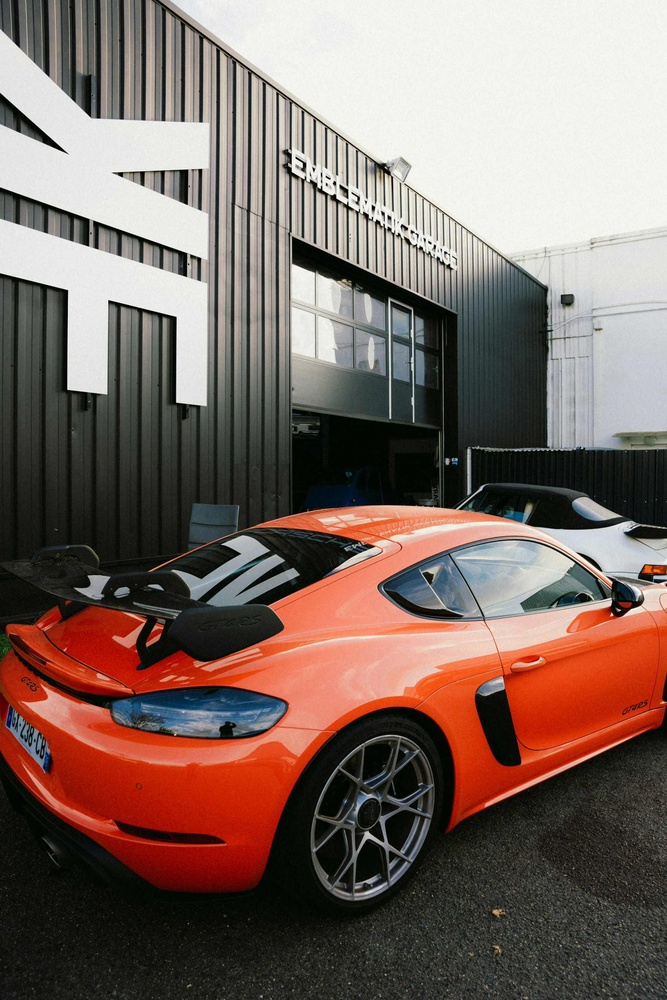
#> input picture output_image.jpg, 667 x 1000 px, shrunk from 1920 x 2880 before the run, given in place of input_image.png, which was not available
$ python main.py
#> lines starting #> are read from the running program, lines starting #| are printed output that depends on the picture; pictures that were not available may be replaced by others from this repository, and a replacement may not be noted
import numpy as np
from PIL import Image
from scipy.fftpack import dct, idct
import pickle

# Step 1: (RGB -> YCbCr)

def rgb_to_ycbcr(img):
    img = img.astype(np.float32)
    Y  =  0.299    * img[:,:,0] + 0.587    * img[:,:,1] + 0.114    * img[:,:,2]
    Cb = -0.168736 * img[:,:,0] - 0.331264 * img[:,:,1] + 0.5      * img[:,:,2] + 128
    Cr =  0.5      * img[:,:,0] - 0.418688 * img[:,:,1] - 0.081312 * img[:,:,2] + 128
    return Y, Cb, Cr

def ycbcr_to_rgb(Y, Cb, Cr):
    R = Y + 1.402   * (Cr - 128)
    G = Y - 0.344136* (Cb - 128) - 0.714136 * (Cr - 128)
    B = Y + 1.772   * (Cb - 128)
    rgb = np.stack((R, G, B), axis=-1)
    rgb = np.clip(rgb, 0, 255)
    return rgb.astype(np.uint8)


# Step 2: Chroma Subsampling (4:2:0)

def subsample(channel):
    """
    For 4:2:0 subsampling: take every 2nd row and every 2nd column.
    """
    return channel[::2, ::2]

def upsample(channel, shape):
    """
    Upsamples a subsampled channel using nearest-neighbor to the target shape.
    """
    upsampled = np.repeat(np.repeat(channel, 2, axis=0), 2, axis=1)
    return upsampled[:shape[0], :shape[1]]


# Step 3: Splitting into blocks

def block_split(channel, block_size=8):
    """
    Splits a 2D channel into non-overlapping block_size x block_size blocks.
    Pads the channel if necessary.
    Returns a list of blocks and the padded shape.
    """
    h, w = channel.shape
    pad_h = (block_size - h % block_size) % block_size
    pad_w = (block_size - w % block_size) % block_size
    padded = np.pad(channel, ((0, pad_h), (0, pad_w)), mode='constant', constant_values=0)
    h_new, w_new = padded.shape
    blocks = []
    for i in range(0, h_new, block_size):
        for j in range(0, w_new, block_size):
            blocks.append(padded[i:i+block_size, j:j+block_size])
    return blocks, padded.shape

def block_merge(blocks, shape, block_size=8):
    """
    Reconstructs a 2D channel from 8x8 blocks.
    """
    h, w = shape
    merged = np.zeros((h, w))
    idx = 0
    for i in range(0, h, block_size):
        for j in range(0, w, block_size):
            merged[i:i+block_size, j:j+block_size] = blocks[idx]
            idx += 1
    return merged[:h, :w]


# Step 4: DCT and Inverse DCT

def dct2(block):
    """
    Applies 2D DCT (type-II) to an 8x8 block.
    """
    return dct(dct(block.T, norm='ortho').T, norm='ortho')

def idct2(block):
    """
    Applies inverse 2D DCT (type-III) to an 8x8 block.
    """
    return idct(idct(block.T, norm='ortho').T, norm='ortho')


# Step 5: Quantization

# Standard JPEG quantization matrices for luminance and chrominance:
QY = np.array([[16,11,10,16,24,40,51,61],
               [12,12,14,19,26,58,60,55],
               [14,13,16,24,40,57,69,56],
               [14,17,22,29,51,87,80,62],
               [18,22,37,56,68,109,103,77],
               [24,35,55,64,81,104,113,92],
               [49,64,78,87,103,121,120,101],
               [72,92,95,98,112,100,103,99]])
QC = np.array([[17,18,24,47,99,99,99,99],
               [18,21,26,66,99,99,99,99],
               [24,26,56,99,99,99,99,99],
               [47,66,99,99,99,99,99,99],
               [99,99,99,99,99,99,99,99],
               [99,99,99,99,99,99,99,99],
               [99,99,99,99,99,99,99,99],
               [99,99,99,99,99,99,99,99]])

def scale_quant_matrix(Q, quality):
    """
    Scales the quantization matrix Q based on the quality factor.
    """
    if quality < 50:
        scale = 5000 / quality
    else:
        scale = 200 - 2 * quality
    Q_scaled = np.floor((Q * scale + 50) / 100)
    Q_scaled[Q_scaled == 0] = 1  # Prevent division by zero.
    return Q_scaled

def quantize(block, Q):
    """
    Quantizes a DCT block by dividing element-wise by Q and rounding.
    """
    return np.round(block / Q).astype(np.int32)

def dequantize(block, Q):
    """
    Dequantizes a block by multiplying element-wise by Q.
    """
    return (block * Q).astype(np.float32)


# Step 6: Zigzag Order and Entropy Encoding

def zigzag_indices(n=8):
    """
    Computes the zigzag scan order indices for an n x n block.
    """
#> called with n = 8
    indices = np.empty((n*n, 2), dtype=int)
    index = -1
    for s in range(0, 2*n - 1):
        if s % 2 == 0:
            x = min(s, n - 1)
            y = s - x
            while x >= 0 and y < n:
                index += 1
                indices[index] = [x, y]
                x -= 1
                y += 1
        else:
            y = min(s, n - 1)
            x = s - y
            while y >= 0 and x < n:
                index += 1
                indices[index] = [x, y]
                x += 1
                y -= 1
    return indices

# Precompute zigzag order indices for an 8x8 block.
zigzag_ind = zigzag_indices(8)

def zigzag_order(block):
    """
    Returns the elements of an 8x8 block in zigzag order.
    """
    return np.array([block[i, j] for i, j in zigzag_ind])

def inverse_zigzag_order(arr):
    """
    Reconstructs an 8x8 block from a 1D array in zigzag order.
    """
    block = np.zeros((8,8))
    for index, (i, j) in enumerate(zigzag_ind):
        block[i, j] = arr[index]
    return block

def run_length_encode(arr):
    encoded = []
    count = 0
    for val in arr:
        if val == 0:
            count += 1
        else:
            encoded.append((count, val))
            count = 0
    encoded.append((0, 0))  # End-of-block marker
    return encoded

def run_length_decode(encoded):
    decoded = []
    for count, val in encoded:
        if (count, val) == (0, 0):  # End-of-block marker
            break
        decoded.extend([0] * count)
        decoded.append(val)
    while len(decoded) < 64:  # Ensure 64 coefficients per block
        decoded.append(0)
    return np.array(decoded)


# Processing Function for Each Channel

def process_channel(blocks, Q):
    processed_blocks = []
    for block in blocks:
        block = block - 128
        dct_block = dct2(block)
        quant_block = quantize(dct_block, Q)
        zz = zigzag_order(quant_block)
        rle = run_length_encode(zz)
        processed_blocks.append(rle)
    return processed_blocks

def inverse_process_channel(processed_blocks, Q, shape):
    blocks = []
    for rle in processed_blocks:
        zz = run_length_decode(rle)
        quant_block = inverse_zigzag_order(zz)
        dequant_block = dequantize(quant_block, Q)
        block = idct2(dequant_block)
        block = block + 128
        block = np.clip(block, 0, 255)
        blocks.append(block)
    channel = block_merge(blocks, shape)
    return channel

def compress_image(image_path, quality=50,
                   output_compressed="compressed.bin",
                   output_jpeg="output_compressed.jpg"):

    # Load the PNG image and convert it to RGB.
    img = Image.open(image_path).convert("RGB")
    img_np = np.array(img)

    # Convert RGB to YCbCr.
    Y, Cb, Cr = rgb_to_ycbcr(img_np)

    # Subsample chrominance channels (4:2:0).
    Cb_sub = subsample(Cb)
    Cr_sub = subsample(Cr)

    # Split each channel into 8x8 blocks.
    Y_blocks, Y_shape = block_split(Y, 8)
    Cb_blocks, Cb_shape = block_split(Cb_sub, 8)
    Cr_blocks, Cr_shape = block_split(Cr_sub, 8)

    # Scale the quantization matrices.
    QY_scaled = scale_quant_matrix(QY, quality)
    QC_scaled = scale_quant_matrix(QC, quality)

    # Process each channel.
    Y_processed  = process_channel(Y_blocks, QY_scaled)
    Cb_processed = process_channel(Cb_blocks, QC_scaled)
    Cr_processed = process_channel(Cr_blocks, QC_scaled)

    # Package the compressed data and header information into a dictionary.
    compressed_data = {
        "Y": Y_processed,
        "Cb": Cb_processed,
        "Cr": Cr_processed,
        "Y_shape": Y_shape,
        "Cb_shape": Cb_shape,
        "Cr_shape": Cr_shape,
        "image_shape": img_np.shape,
        "quality": quality
    }

    # Save the compressed data to a binary file.
    with open(output_compressed, "wb") as f:
        pickle.dump(compressed_data, f)
    print("Compression complete. Compressed data saved to", output_compressed)


    QY_scaled = scale_quant_matrix(QY, quality)
    QC_scaled = scale_quant_matrix(QC, quality)

    # Reconstruct each channel from the compressed data.
    Y_channel  = inverse_process_channel(compressed_data["Y"], QY_scaled, Y_shape)
    Cb_channel = inverse_process_channel(compressed_data["Cb"], QC_scaled, Cb_shape)
    Cr_channel = inverse_process_channel(compressed_data["Cr"], QC_scaled, Cr_shape)

    # Upsample the chrominance channels to the original image dimensions.
    orig_shape = compressed_data["image_shape"]
    Cb_upsampled = upsample(Cb_channel, (orig_shape[0], orig_shape[1]))
    Cr_upsampled = upsample(Cr_channel, (orig_shape[0], orig_shape[1]))

    # Convert YCbCr back to RGB.
    rgb = ycbcr_to_rgb(Y_channel, Cb_upsampled, Cr_upsampled)
    img_out = Image.fromarray(rgb)

    # Save the reconstructed image as a standard JPEG.
    img_out.save(output_jpeg, "JPEG")
    print("Compressed JPEG image saved as", output_jpeg)

def main():
    input_image = "input_image.png"
    quality = 50

    print("Starting compression...")
    compress_image(input_image, quality,
                   output_compressed="compressed.bin",
                   output_jpeg="output_image.jpg")
#> in compress_image, img is the input picture: PIL image 667x1000 RGB; mean R, G, B 125.9, 106.2, 98.5
#> in rgb_to_ycbcr, `Y  =  0.299    * img[:,:,0] + 0.587    * img[:,:,1] + 0.114    * img[:..`:
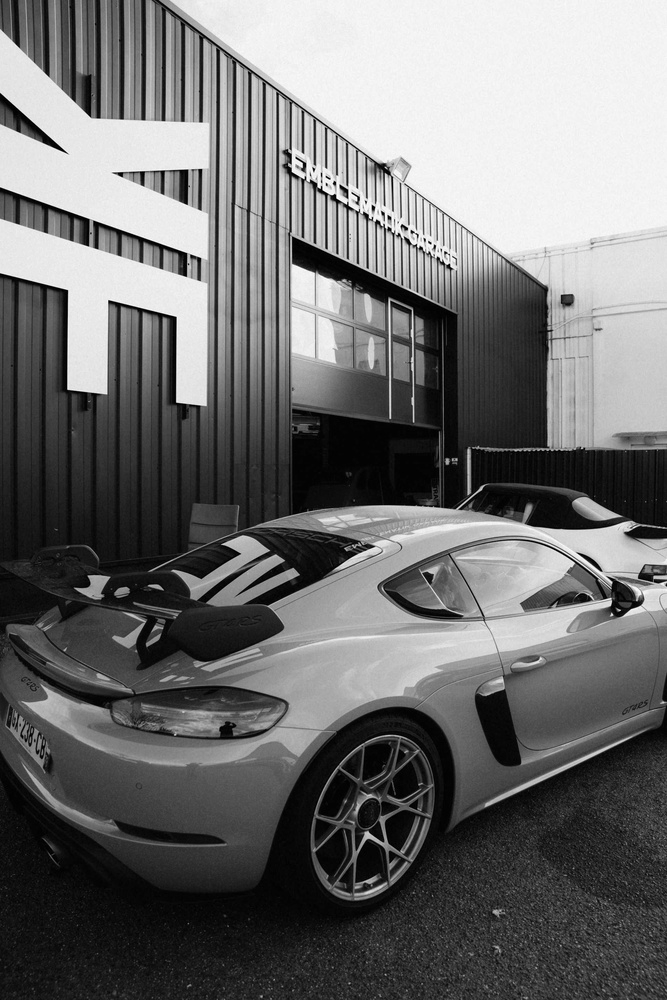
#> Y: shape (1000, 667) float32; min 0, max 254.8, mean 111.2
#> in rgb_to_ycbcr, `Cb = -0.168736 * img[:,:,0] - 0.331264 * img[:,:,1] + 0.5      * img[:..`:
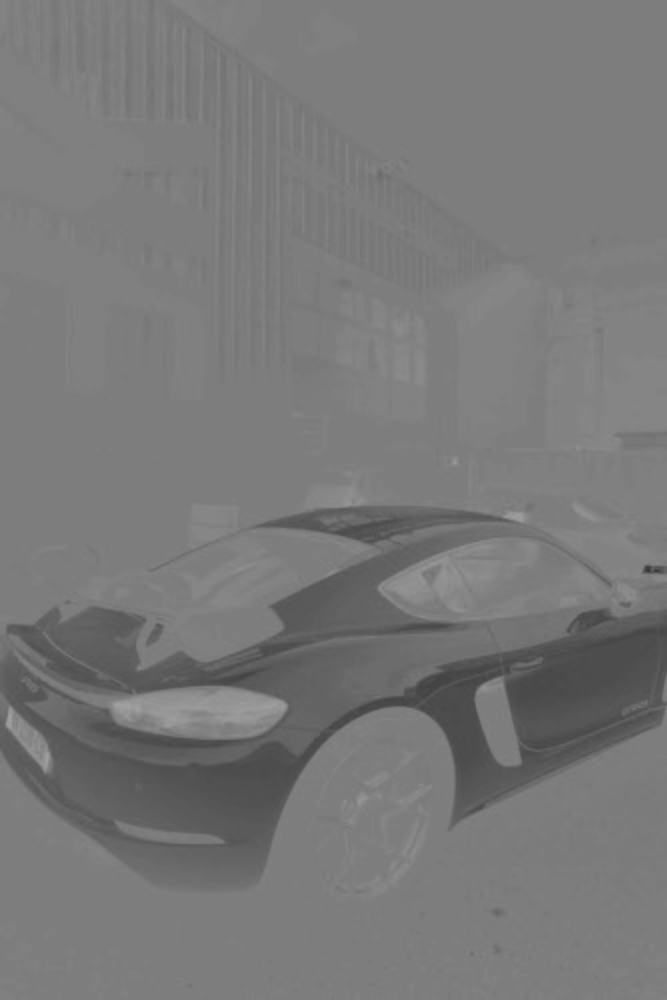
#> Cb: shape (1000, 667) float32; min 55.2, max 162.9, mean 120.9
#> in rgb_to_ycbcr, `Cr =  0.5      * img[:,:,0] - 0.418688 * img[:,:,1] - 0.081312 * img[:..`:
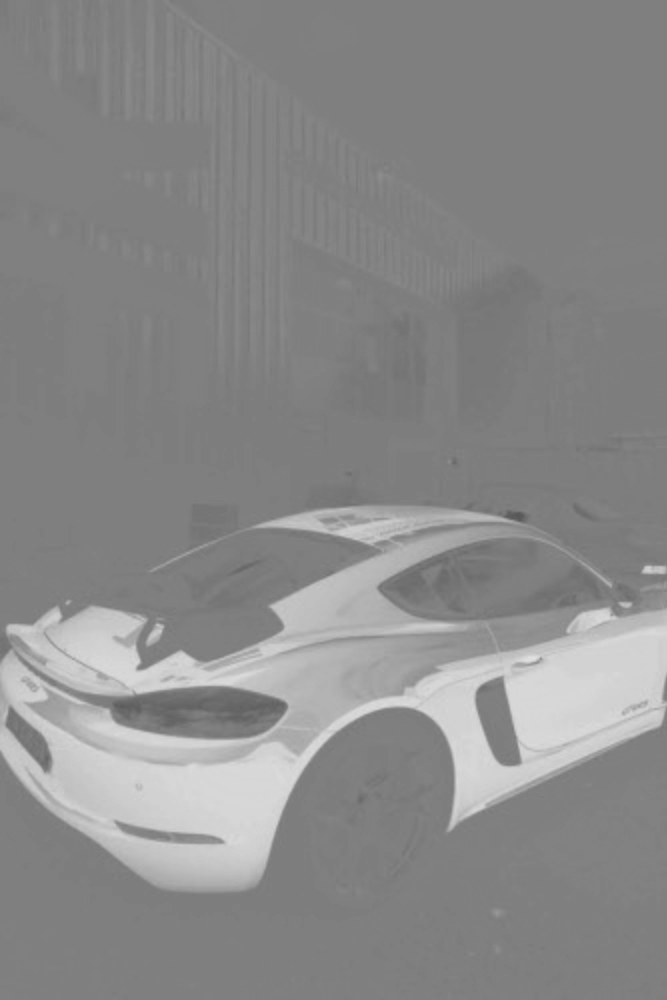
#> Cr: shape (1000, 667) float32; min 85.98, max 225, mean 138.5
#> in block_split, `padded = np.pad(channel, ((0, pad_h), (0, pad_w)), mode='constant', co..`:
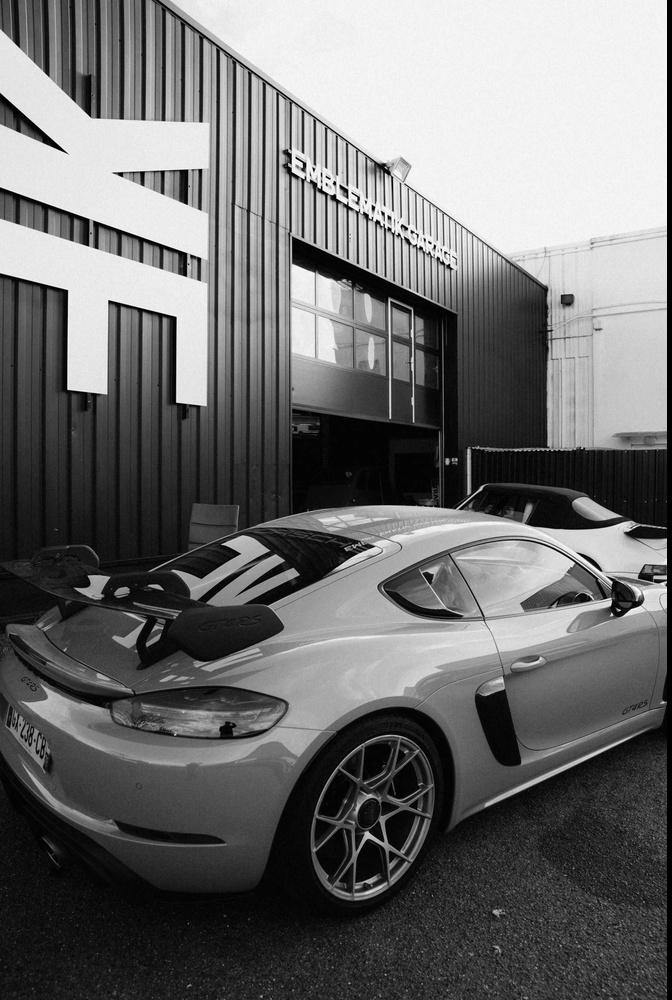
#> padded: shape (1000, 672) float32; min 0, max 254.8, mean 110.3
#> after the loop in block_split, `for i in range(0, h_new, block_size):`: blocks = 10500 items
#> in compress_image, `Y_blocks, Y_shape = block_split(Y, 8)`: Y_shape = (1000, 672)
#> call 2 of block_split, with block_size = 8
#> in block_split (call 2), `padded = np.pad(channel, ((0, pad_h), (0, pad_w)), mode='constant', co..`:
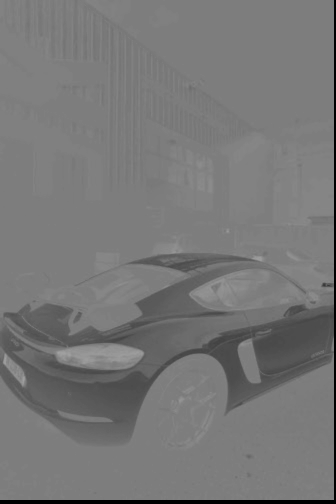
#> padded: shape (504, 336) float32; min 0, max 161.9, mean 119.2
#> after the loop in block_split (call 2), `for i in range(0, h_new, block_size):`: blocks = 2646 items
#> in compress_image, `Cb_blocks, Cb_shape = block_split(Cb_sub, 8)`: Cb_shape = (504, 336)
#> call 3 of block_split, with block_size = 8
#> in block_split (call 3), `padded = np.pad(channel, ((0, pad_h), (0, pad_w)), mode='constant', co..`:
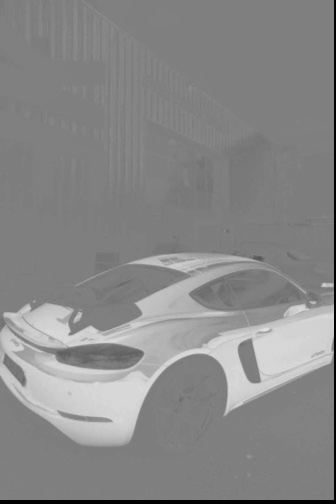
#> padded: shape (504, 336) float32; min 0, max 225, mean 136.6
#> in compress_image, `Cr_blocks, Cr_shape = block_split(Cr_sub, 8)`: Cr_blocks = 2646 items; Cr_shape = (504, 336)
#> the loop in process_channel, `for block in blocks:` made 10500 passes
#> rle on passes 5, 12, 24: [(0, -30), (0, -6), (3, -6), (0, -1), (8, 1), (0, 0)], [(0, -22), (4, -6), (0, 5), (7, -3), (0, 1), (0, 0)], [(0, 51), (0, 1), (0, 0)]
#> after the loop in process_channel, `for block in blocks:`: processed_blocks = 10500 items
#> the loop in process_channel (call 2), `for block in blocks:` made 2646 passes
#> rle on passes 1 to 3: [(1, 1), (0, 0)], [(0, -1), (4, 1), (0, 0)], [(0, 0)]
#> in compress_image, `Cb_processed = process_channel(Cb_blocks, QC_scaled)`: Cb_processed = 2646 items
#> the loop in inverse_process_channel, `for rle in processed_blocks:` made 10500 passes
#> after the loop in inverse_process_channel, `for rle in processed_blocks:`: blocks = 10500 items
#> in block_merge, `h, w = shape`: h = 1000; w = 672
#> after the loop in block_merge, `for i in range(0, h, block_size):`: idx = 10500
#> the loop in inverse_process_channel (call 2), `for rle in processed_blocks:` made 2646 passes
#> in compress_image, `orig_shape = compressed_data["image_shape"]`: orig_shape = (1000, 667, 3)

if __name__ == "__main__":
#> (the run stopped early here; a loop or call above may not have finished)
